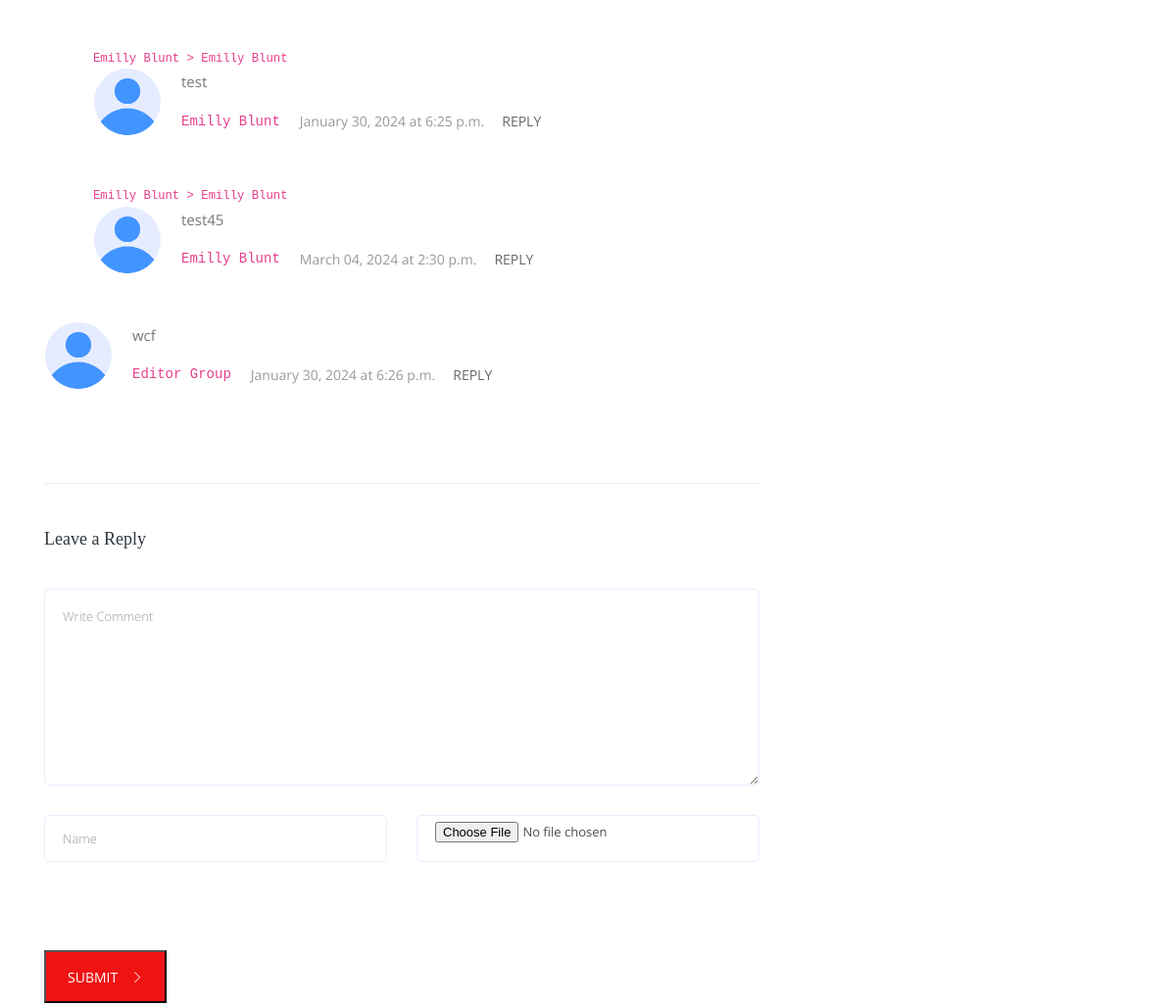
/article/detail/mac-to-select-more-than-one-2024-01-25/ (middle part), run on an earlier commit of the app's database.
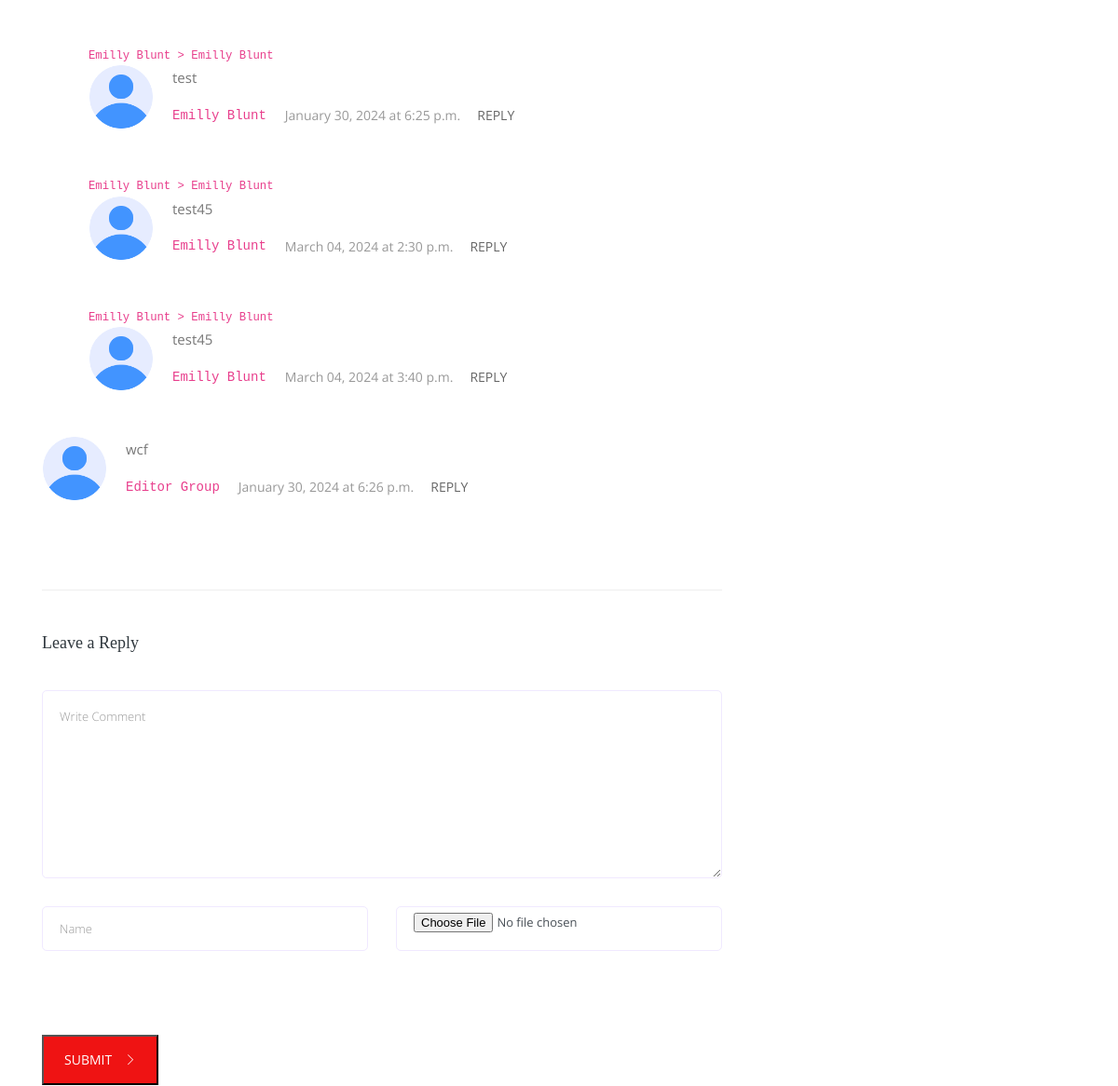
And on a later commit of the database.
### article/models.py (models this page shows, shortened)
class Comment(models.Model):
    article = models.ForeignKey(Article, on_delete=models.CASCADE, null=True, blank=True)
    parent = models.ForeignKey('self', on_delete=models.SET_NULL, null=True, blank=True)
    top_level_comment_id = models.IntegerField(null=True, blank=True)
    name = models.CharField(max_length=255)
    image = models.ImageField(upload_to='articles/comment', null=True, blank=True)
    massage = models.TextField()
    created_date = models.DateTimeField(auto_now_add=True)
    @property
    def children(self):
        if not self.parent:
            return Comment.objects.filter(top_level_comment_id=self.id)
        return None

### article/views.py (the view, shortened to what this page needs)
# urls.py: path('detail/<slug:slug>/', article_detail_view, name='article_detail'),
def article_detail_view(request, slug, *args, **kwargs):
    form = CommentForm()
    article = Article.objects.get(slug=slug)
    tags = Tags.objects.order_by("-id")
    categories = Category.objects.order_by("-id")
    comments = Comment.objects.filter(article_id=article.id, top_level_comment_id__isnull=True)
    cid = request.GET.get('cid')
    next = Article.objects.filter(pk__gt=article.pk).order_by('pk').first()
    previous = Article.objects.filter(pk__lt=article.pk).order_by('-pk').first()
    context = {
        'object': article,
        'tags': tags,
        'categories': categories,
        'form': form,
        'next': next,
        'previous': previous,
        'comments': comments,
    }
    return render(request, 'article/single-blog.html', context)

### article/forms.py
class CommentForm(forms.ModelForm):
    class Meta:
        model = Comment
        fields = ['name', 'image', 'article', 'massage']
        exec = ['article']
    def __init__(self, *args, **kwargs):
        super().__init__(*args, **kwargs)
        self.fields['name'].widget.attrs.update({
            'class': 'form-control',
            'id': 'name',
            'name': 'name',
            'placeholder': 'Name',
        })
        self.fields['image'].widget.attrs.update({
            'class': 'form-control',
            'id': 'image',
            'name': 'image',
        })
        self.fields['massage'].widget.attrs.update({
            'class': 'form-control w-10',
            'id': 'comment',
            'name': 'comment',
            'placeholder': "Write Comment",
            'rows': 9,
            'cols': 30,
        })

### article/models.py (called while the page is built)
    def __str__(self):
        return self.title

    def __str__(self):
        return self.title

### main/templatetags/footer_article.py (called while the page is built)
@register.simple_tag
def footer_article():
    return Article.objects.order_by("-id")[:3]

### templates/article/single-blog.html (shortened to what this page needs)
{% extends 'base.html' %}
{% load static %}
{% block content %}
    {% load footer_article %}
    {% footer_article as footer_article %}
    <section class="blog_area single-post-area all_post section_padding">
        <div class="container">
            <div class="row">
                <div class="col-lg-8 posts-list">
                    <div class="comments-area">
                        {% for comment in comments %}
                            <div class="comment-list">
                                <div class="single-comment justify-content-between d-flex">
                                    <div class="user justify-content-between d-flex">
                                        <div class="thumb">
                                            {% if comment.image %}
                                                <img width="20px" src="{{ comment.image.url }}">
                                            {% else %}
                                                <img width="20px" src="{% static 'img/user (1).png' %}">
                                            {% endif %}
                                        </div>
                                        <div class="desc">
                                            <p class="comment">
                                                {{ comment.massage }}
                                            </p>
                                            <div class="d-flex justify-content-between">
                                                <div class="d-flex align-items-center">
                                                    <h5>
                                                        <code>{{ comment.name }}</code>
                                                    </h5>
                                                    <p class="date">{{ comment.created_date|date:'F d, Y \a\t P' }}</p>
                                                    <div class="reply-btn">
                                                        <a href="?cid={{ comment.id }}#comment-form-replay"
                                                           id="{{ comment.id }}"
                                                           class="btn-reply text-uppercase">reply</a>
                                                    </div>
                                                </div>
                                            </div>
                                        </div>
                                    </div>
                                </div>
                            </div>
                            {% if comment.children %}
                                {% for child in comment.children %}
                                    <div class="comment-list" style="margin-left: 50px">
                                        <code>{{ child.name }} > {{ child.parent.name }} </code>
                                        <div class="single-comment justify-content-between d-flex">
                                            <div class="user justify-content-between d-flex">
                                                <div class="thumb">
                                                    {% if child.image %}
                                                        <img width="10px" src="{{ child.image.url }}">
                                                    {% else %}
                                                        <img width="10px" src="{% static 'img/user (1).png' %}">
                                                    {% endif %}
                                                </div>
                                                <div class="desc">
                                                    <p class="comment">
                                                        {{ child.massage }}
                                                    </p>
                                                    <div class="d-flex justify-content-between">
                                                        <div class="d-flex align-items-center">
                                                            <h5>
                                                                <code>{{ child.name }}</code>
                                                            </h5>
                                                            <p class="date">{{ child.created_date|date:'F d, Y \a\t P' }}</p>
                                                            <div class="reply-btn">
                                                                <a href="?cid={{ child.id }}#comment-form-replay"
                                                                   id="{{ child.id }}" class="btn-reply text-uppercase">reply</a>
                                                            </div>
                                                        </div>
                                                    </div>
                                                </div>
                                            </div>
                                        </div>
                                    </div>
                                {% endfor %}
                            {% endif %}
                        {% endfor %}
                    </div>
                    <div class="comment-form " id="comment-form-replay">
                        <h4>Leave a Reply</h4>
                        <form method="post" enctype="multipart/form-data" class="form-contact comment_form"
                              id="commentForm">
                            <div class="row">
                                <div class="col-12">
                                    <div class="form-group">
                                        {{ form.massage }}
                                    </div>
                                </div>
                                <div class="col-sm-6">
                                    <div class="form-group">
                                        {{ form.name }}
                                    </div>
                                </div>
                                <div class="col-sm-6">
                                    <div class="form-group">
                                        {{ form.image }}
                                    </div>
                                </div>
                            </div>
                            <div class="load_btn">
                                <button type="submit" class="btn_1">SUBMIT <i class="ti-angle-right"></i></button>
                            </div>
                        </form>
                    </div>
                </div>
                <div class="col-lg-4">
                </div>
            </div>
        </div>
    </section>
{% endblock %}

### templates/base.html (shortened to what this page needs)
{% load static %}
<!doctype html>
<html lang="en">
<head>
    <link rel="stylesheet" href="{% static 'css/bootstrap.min.css' %}">
    <link rel="stylesheet" href="{% static 'css/animate.css' %}">
    <link rel="stylesheet" href="{% static 'css/owl.carousel.min.css' %}">
    <link rel="stylesheet" href="{% static 'css/themify-icons.css' %}">
    <link rel="stylesheet" href="{% static 'css/liner_icon.css' %}">
    <link rel="stylesheet" href="{% static 'css/search.css' %}">
    <link rel="stylesheet" href="{% static 'css/style.css' %}">
</head>
<body>
{% block content %}
{% endblock %}
</body>
</html>

### templates/navbar.html (shortened to what this page needs)
{% load static %}

What changed in the data, as far as the page shows it:
added Comment: name "Emilly Blunt", parent.name "Emilly Blunt", massage "test45", created_date "March 04, 2024 at 3:40 p.m."
